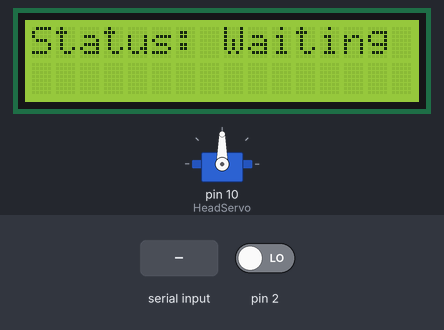
Simulated run of this sketch. Board: Arduino Uno, built with avr-gcc and run on an emulated ATmega328P. Parts: servo, 16×2 character LCD. The inputs (shaded band) are chosen by the test bench; at power-on: pin 2 LOW.

Above: at 1.2 s.
1.3 s: "a" received over the second serial link
At 2.7 s:
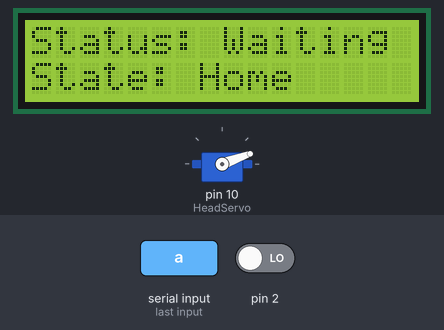
3.0 s: "e" received over the second serial link
At 4.1 s:
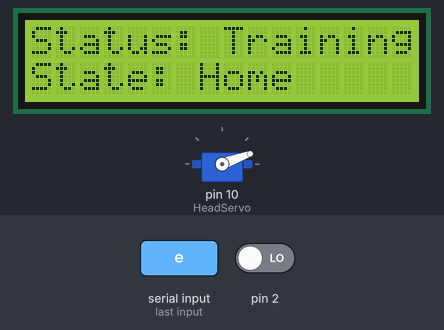
4.5 s: "f" received over the second serial link
At 5.2 s:
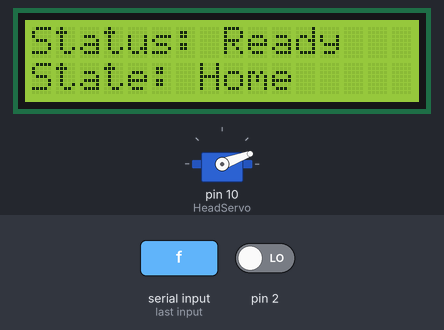
6.0 s: "g" received over the second serial link
At 7.1 s:
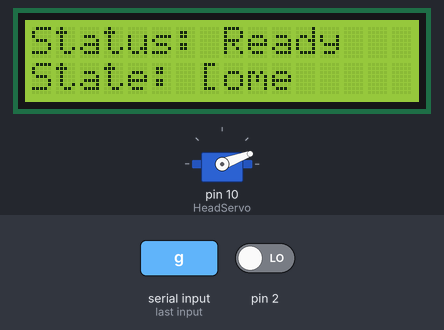
7.5 s: "b" received over the second serial link
At 8.2 s:
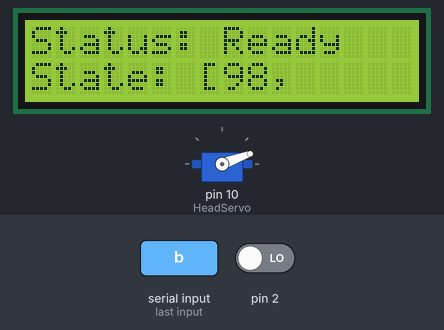
9.0 s: "c" received over the second serial link
At 9.5 s:
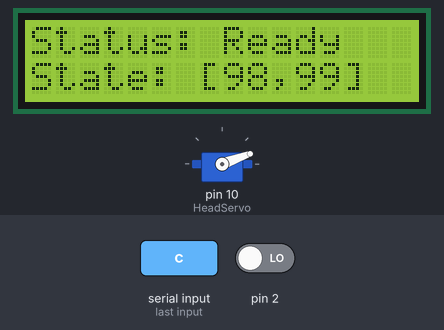
Timing chart, 0 to 11.5 s (numbered marks = the images above; inputs shaded):
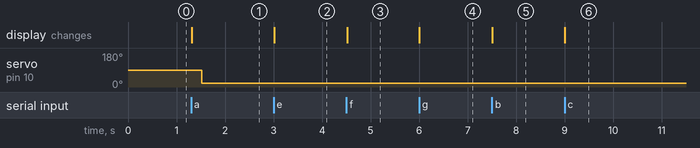

Measured:
- after the input at 1.3 s, servo on pin 10 (HeadServo): 90° → 20° after 0.22 s; the display: changes at once (image 1)
- after the input at 3.0 s, the display: changes at once (image 2)
- after the input at 4.5 s, the display: changes at once (image 3)
- after the input at 6.0 s, the display: changes at once (image 4)
- after the input at 7.5 s, the display: changes at once (image 5)
- after the input at 9.0 s, the display: changes at once (image 6)

The sketch:

Main.ino
```cpp
/* Librerias */
#include <SoftwareSerial.h>
#include <Wire.h>
#include <LiquidCrystal_I2C.h>
#include "ServoSquared.h"

/* Instancias */
LiquidCrystal_I2C lcd(0x3F,16,2);        //Crear el objeto lcd  dirección  0x3F y 16 columnas x 2 filas
SoftwareSerial BT(4,5);                  // Definimos los pines RX y TX del Arduino conectados al Bluetooth
ServoSquared HeadServo;                           // Servos
Servo servo_2;

/* Definiciones*/
#define S1_home 6                        // Posicion inicial servomotor
#define S1_max 90
#define S2_home 0
#define S2_max 90


/* Variables*/
char menu, angle;
int encoder = 0;


void setup() {
  // Inicializar el Bluetooth
  BT.begin(9600);

  // Inicializar lectura del encoder
  attachInterrupt(0, ISR_1, CHANGE);
  pinMode(2,INPUT);
  pinMode(3,INPUT);


  // Inicializar el servos
  HeadServo.attach(10);
  HeadServo.setup180Time(2000);
  /*servo_1.attach(9);                  // Pines de los servomotores
  servo_2.attach(10);
  servo_1.write(S1_home);             // Posiciones iniciales
  servo_2.write(S2_home);*/

  // Inicializar el LCD
  lcd.init();
  lcd.backlight();            //Encender la luz de fondo.
  lcd.print("Status: Waiting ");     // Escribimos el Mensaje en el LCD
  lcd.setCursor(0, 1);
}

int SweepDirection=1;

void loop() {
  if(HeadServo.hasStopped()){// there is also .isMoving()
    if(SweepDirection==1){
      SweepDirection=-1;
      //When you use setupEase() without a time period, it calculates the time required
      //from the time supplied with setup180Time()
      HeadServo.setupEase(20);}
  }
   HeadServo.updatePosition();

  while(!BT.available()){;}
  menu = BT.read();

  switch(menu){
    case 'a':                 // Home
      //BT.write(menu);
      //servo_1.write(S1_home);
      servo_2.write(S2_home);
      lcd.setCursor(0, 1);
      lcd.print("State: Home     ");
      break;
    case 'b':                 // Escribir servo 1
      //BT.write(menu);
      writeServo_1();
      break;
    case 'c':                 // Escribir servo 2
      //BT.write(menu);
      writeServo_2();
      break;
    case 'd':                 // leer encoder
      //BT.write(menu);
      delay(20);
      BT.write(encoder);
      encoder = 0;
      break;
    case 'e':
      lcd.setCursor(0, 0);
      lcd.print("Status: Training");
      break;
    case 'f':
      lcd.setCursor(0, 0);
      lcd.print("Status: Ready   ");
      break;
    case 'g':
      lcd.setCursor(7, 1);
      lcd.print("[");

      while(!BT.available()){;}
      lcd.print(BT.read());
      lcd.print(",");
      while(!BT.available()){;};
      lcd.print(BT.read());
      lcd.print("]   ");
      break;
    default:
      break;
  }

  delay(200);


}
```

Interrupciones.ino
```cpp
void ISR_1(void){
  if (digitalRead(2)==digitalRead(3)) encoder--;
  else encoder++;
  return;
}
```

ServoSquared.cpp
```cpp
// (licence header left out)
#include <Servo.h>
#include "ServoSquared.h"


  void ServoSquared::attach(int pin){
    ThisServo.attach(pin);//or .attach(pin,1000,2000)
    ThisServo.write(90);
  }
  void ServoSquared::attach(int pin, int MinimumPulse, int MaximumPulse){
    ThisServo.attach(pin, MinimumPulse, MaximumPulse);
    ThisServo.write(90);
  }

  //If this returns 0, all should be well
  int ServoSquared::setup180Time(double t){
  if(t<100 or t>100000)return 1;
  DegreeTime180_ms = t;
  return 0;
  }

//This is a new method which uses DegreeTime180_ms.
//If this returns 0, all should be well
  int ServoSquared::setupEase(int NewPositionEnd){
    if(NewPositionEnd<0 or NewPositionEnd>180)return 1;
    PositionStart=ThisServo.read();
    if(PositionStart==NewPositionEnd)return 0;//not necessarily an error
    PositionEnd=NewPositionEnd;
    long ProportionalTime = (DegreeTime180_ms * abs(ThisServo.read() - NewPositionEnd)) / 180L;
    TimePeriod_ms=int(ProportionalTime);
    HasStarted=false;
    if(PositionStart<PositionEnd)DirectionGradient=1;
    if(PositionStart>PositionEnd)DirectionGradient=-1;
    return 0;
  }

  //If this returns 0, all should be well
  int ServoSquared::setupEase(int NewPositionEnd,double NewTimePeriod_ms){
    if(NewPositionEnd<0 or NewPositionEnd>180)return 1;
    if(NewTimePeriod_ms<=0.)return 2;
    PositionStart=ThisServo.read();
    if(PositionStart==NewPositionEnd)return 0;//not necessarily an error
    PositionEnd=NewPositionEnd;
    TimePeriod_ms=NewTimePeriod_ms;
    HasStarted=false;
    if(PositionStart<PositionEnd)DirectionGradient=1;
    if(PositionStart>PositionEnd)DirectionGradient=-1;
    return 0;
  }

  boolean ServoSquared::hasStopped(){
    return DirectionGradient==0;
  }

  boolean ServoSquared::isMoving(){
    return DirectionGradient!=0;
  }

  int ServoSquared::read(){
    return ThisServo.read();
  }
  void ServoSquared::updatePosition(){
    if(DirectionGradient==0 or PositionStart==PositionEnd){
      return;//No need to move
    }
    if(HasStarted==false){
      HasStarted=true;
      StartTime=millis();
    }
    double CurrentTime=millis();
    if((CurrentTime-StartTime)>TimePeriod_ms){
      PositionStart=PositionEnd;
      HasStarted=false;
      DirectionGradient=0;
      ThisServo.write(PositionEnd);
      return;
    }
  double n, t = (CurrentTime - StartTime) / TimePeriod_ms;
  if (DirectionGradient == 1) {
    if (t < 0.5) {
      n = t * t; // t²
      n += n; // 2t²
    }
    else {
      n = 1 - t;
      n *= n; // (1-t)²
      n += n; // 2(1-t)²
      n = 1. - n; // 1 - 2(1 - t)²
    }
  }
  else { //A negative gradient
    if (t < 0.5) {
      n = t * t; // t²
      n += n;// 2t²
      n = 1. - n; // 1-2t²
    }
    else {
      n = 1. - t;
      n *= n; // (1-t)²
      n += n; // 2(1-t)²
    }
  }
  n = abs(PositionStart - PositionEnd ) * n + min(PositionStart, PositionEnd);
    ThisServo.write(int(n));
  }
```

ServoSquared.h
```cpp
// (licence header left out)
#include "Arduino.h"
#include <Servo.h>

#ifndef ServoSquared_h
#define ServoSquared_h
class ServoSquared{
  private:
  boolean HasStarted=false;
  int PositionStart=90,PositionEnd=90,DirectionGradient=0;
  double StartTime,TimePeriod_ms;
  //New addition, default time period for moving 180° so if the servo moved 90°, then it's half this time
  double DegreeTime180_ms = 2000;
  Servo ThisServo;

  public:
  void attach(int pin);
  void attach(int pin, int MinimumPulse, int MaximumPulse);

  //If this returns 0, all should be well
  int setupEase(int NewPositionEnd,double NewTimePeriod_ms);
//This uses the time set for 180°
  int setupEase(int NewPositionEnd);
  int setup180Time(double t);

  boolean hasStopped();
  boolean isMoving();
  int read();
  void updatePosition();
};
#endif
```

Servos.ino
```cpp
void writeServo_1(void){
  char angle;
  while(!BT.available()){;}
  angle = BT.read();
  angle = constrain(angle,S1_home,S1_max);
  //servo_1.write(angle);
  //BT.write(angle);
  return;
}

void writeServo_2(void){
  char angle;
  while(!BT.available()){;}
  angle = BT.read();
  angle = constrain(angle,S2_home,S2_max);
  servo_2.write(angle);
  //BT.write(angle);
  return;
}
```
